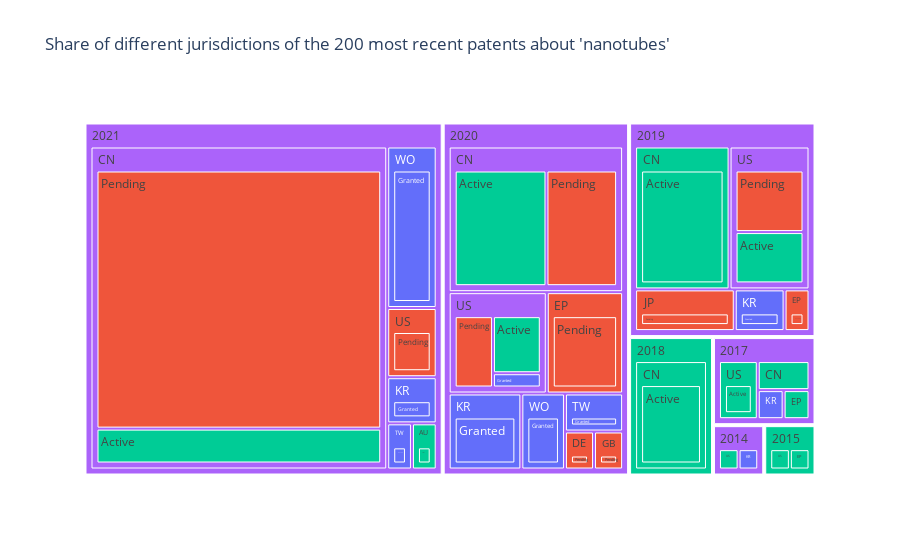

Write notebook code for a chart like this one.
### Code cell
temp = df.copy()
temp['tot'] = 1
px.treemap(
    temp, 
    path=['year', 'jurisdiction' ,'legal_status'], 
    color="legal_status",
    values='tot',
    title=f"Share of different jurisdictions of the 200 most recent patents about '{TOPIC}'"
)

### Figure 1 — Plotly figure (JSON) as saved in the notebook; plotly's stock layout.template omitted (floating-point values rounded to 4 significant figures)
{"data": [{"branchvalues": "total", "customdata": [["Granted"], ["Pending"], ["Pending"], ["Pending"], ["Pending"], ["Granted"], ["Active"], ["Pending"], ["Active"], ["(?)"], ["(?)"], ["Active"], ["Active"], ["Active"], ["Pending"], ["Active"], ["Pending"], ["Pending"], ["Pending"], ["Pending"], ["Active"], ["Active"], ["Granted"], ["Granted"], ["Granted"], ["Granted"], ["Granted"], ["Active"], ["Active"], ["Active"], ["Active"], ["Active"], ["Active"], ["Active"], ["Active"], ["Granted"], ["Granted"], ["(?)"], ["Active"], ["(?)"], ["Active"], ["(?)"], ["Granted"], ["Active"], ["Pending"], ["Pending"], ["Pending"], ["Pending"], ["Pending"], ["Granted"], ["Granted"], ["Granted"], ["Granted"], ["Granted"], ["Granted"], ["Granted"], ["Granted"], ["Active"], ["Active"], ["Active"], ["(?)"], ["(?)"], ["Granted"], ["Active"], ["Active"], ["Pending"], ["(?)"], ["(?)"]], "domain": {"x": [0, 1], "y": [0, 1]}, "hovertemplate": "labels=%{label}<br>tot=%{value}<br>parent=%{parent}<br>id=%{id}<br>legal_status=%{customdata[0]}<extra></extra>", "ids": ["2020/TW", "2020/GB/Pending", "2019/JP/Pending", "2019/JP", "2020/EP/Pending", "2021/TW", "2014/US", "2019/EP/Pending", "2017/US", "2019/US", "2020/US", "2018/CN/Active", "2017/CN/Active", "2015/US", "2021/US", "2015/EP", "2020/DE", "2021/US/Pending", "2020/US/Pending", "2019/US/Pending", "2021/AU/Active", "2021/AU", "2021/WO/Granted", "2017/KR", "2019/KR", "2020/KR", "2021/KR", "2017/US/Active", "2015/US/Active", "2014/US/Active", "2017/EP/Active", "2015/EP/Active", "2021/CN/Active", "2020/CN/Active", "2019/CN/Active", "2020/WO", "2021/WO", "2014", "2015", "2017", "2018", "2019", "2014/KR", "2019/US/Active", "2020/GB", "2020/EP", "2020/CN/Pending", "2021/CN/Pending", "2020/DE/Pending", "2020/US/Granted", "2021/TW/Granted", "2020/TW/Granted", "2021/KR/Granted", "2020/KR/Granted", "2019/KR/Granted", "2020/WO/Granted", "2017/KR/Granted", "2017/CN", "2018/CN", "2019/CN", "2020/CN", "2021/CN", "2014/KR/Granted", "2020/US/Active", "2017/EP", "2019/EP", "2020", "2021"], "labels": ["TW", "Pending", "Pending", "JP", "Pending", "TW", "US", "Pending", "US", "US", "US", "Active", "Active", "US", "US", "EP", "DE", "Pending", "Pending", "Pending", "Active", "AU", "Granted", "KR", "KR", "KR", "KR", "Active", "Active", "Active", "Active", "Active", "Active", "Active", "Active", "WO", "WO", "2014", "2015", "2017", "2018", "2019", "KR", "Active", "GB", "EP", "Pending", "Pending", "Pending", "Granted", "Granted", "Granted", "Granted", "Granted", "Granted", "Granted", "Granted", "CN", "CN", "CN", "CN", "CN", "Granted", "Active", "EP", "EP", "2020", "2021"], "marker": {"colors": ["#636efa", "#EF553B", "#EF553B", "#EF553B", "#EF553B", "#636efa", "#00cc96", "#EF553B", "#00cc96", "#ab63fa", "#ab63fa", "#00cc96", "#00cc96", "#00cc96", "#EF553B", "#00cc96", "#EF553B", "#EF553B", "#EF553B", "#EF553B", "#00cc96", "#00cc96", "#636efa", "#636efa", "#636efa", "#636efa", "#636efa", "#00cc96", "#00cc96", "#00cc96", "#00cc96", "#00cc96", "#00cc96", "#00cc96", "#00cc96", "#636efa", "#636efa", "#ab63fa", "#00cc96", "#ab63fa", "#00cc96", "#ab63fa", "#636efa", "#00cc96", "#EF553B", "#EF553B", "#EF553B", "#EF553B", "#EF553B", "#636efa", "#636efa", "#636efa", "#636efa", "#636efa", "#636efa", "#636efa", "#636efa", "#00cc96", "#00cc96", "#00cc96", "#ab63fa", "#ab63fa", "#636efa", "#00cc96", "#00cc96", "#EF553B", "#ab63fa", "#ab63fa"]}, "name": "", "parents": ["2020", "2020/GB", "2019/JP", "2019", "2020/EP", "2021", "2014", "2019/EP", "2017", "2019", "2020", "2018/CN", "2017/CN", "2015", "2021", "2015", "2020", "2021/US", "2020/US", "2019/US", "2021/AU", "2021", "2021/WO", "2017", "2019", "2020", "2021", "2017/US", "2015/US", "2014/US", "2017/EP", "2015/EP", "2021/CN", "2020/CN", "2019/CN", "2020", "2021", "", "", "", "", "", "2014", "2019/US", "2020", "2020", "2020/CN", "2021/CN", "2020/DE", "2020/US", "2021/TW", "2020/TW", "2021/KR", "2020/KR", "2019/KR", "2020/WO", "2017/KR", "2017", "2018", "2019", "2020", "2021", "2014/KR", "2020/US", "2017", "2019", "", ""], "type": "treemap", "values": [2, 1, 4, 4, 7, 1, 1, 1, 3, 11, 9, 9, 2, 1, 3, 1, 1, 3, 4, 6, 1, 1, 7, 1, 2, 5, 2, 3, 1, 1, 1, 1, 10, 13, 13, 3, 7, 2, 2, 7, 9, 31, 1, 5, 1, 7, 10, 74, 1, 1, 1, 2, 2, 5, 2, 3, 1, 2, 9, 13, 23, 84, 1, 4, 1, 1, 51, 98]}], "layout": {"autosize": true, "legend": {"tracegroupgap": 0}, "title": {"text": "Share of different jurisdictions of the 200 most recent patents about 'nanotubes'"}}}
